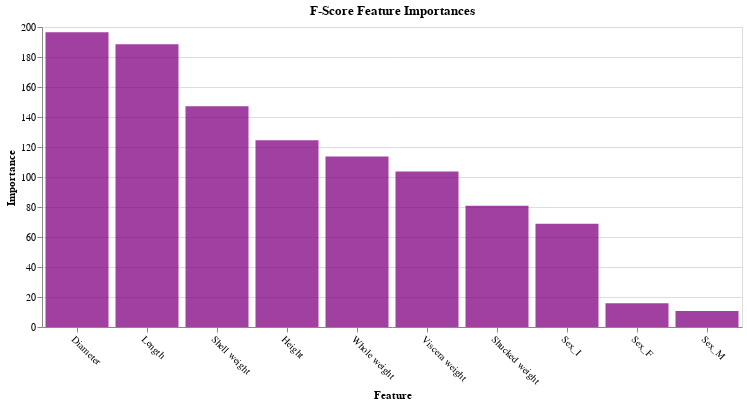

Notebook source saved alongside this figure:
### Code cell
plot_imp(best_features_fscore, feature_importances_fscore, "F-Score", "purple")

### Figure 1 — Vega-Lite specification as saved in the notebook (floating-point values rounded to 4 significant figures)
{"config": {"view": {"continuousWidth": 400, "continuousHeight": 300}}, "data": {"name": "data-4435cb541caaa86b2e4940a86230d75b"}, "mark": {"type": "bar", "color": "purple", "opacity": 0.75}, "encoding": {"x": {"axis": {"labelAngle": 45}, "field": "features", "sort": null, "title": "Feature", "type": "nominal"}, "y": {"field": "importances", "title": "Importance", "type": "quantitative"}}, "title": "F-Score Feature Importances", "width": 700, "$schema": "https://vega.github.io/schema/vega-lite/v5.2.0.json", "datasets": {"data-4435cb541caaa86b2e4940a86230d75b": [{"features": "Diameter", "importances": 196.4}, {"features": "Length", "importances": 188.5}, {"features": "Shell weight", "importances": 147.2}, {"features": "Height", "importances": 124.4}, {"features": "Whole weight", "importances": 113.7}, {"features": "Viscera weight", "importances": 103.7}, {"features": "Shucked weight", "importances": 80.8}, {"features": "Sex_I", "importances": 68.87}, {"features": "Sex_F", "importances": 15.78}, {"features": "Sex_M", "importances": 10.63}]}}
